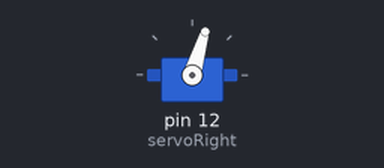
This sketch was run on a simulated Arduino Uno, built with avr-gcc and run on an emulated ATmega328P. Parts: servo.

Above: at 0.05 s.
At 3.5 s:
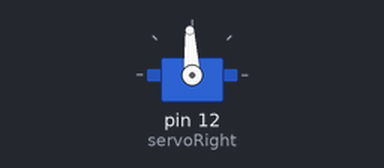
At 7.0 s:
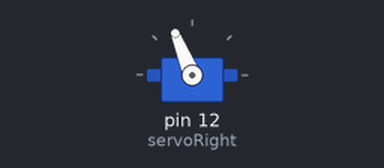
Timing chart, 0 to 9.1 s (numbered marks = the images above):
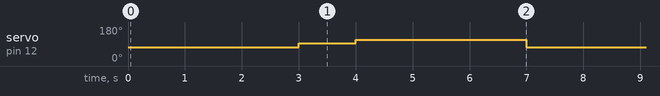

Measured:
- by itself, servo on pin 12 (servoRight): repeats every 7.0 s: 112° 3.0 s, 73° 3.0 s, 93° 1.0 s

The sketch:

spin.ino
```cpp
#include <Servo.h>                           // Include servo library

Servo servoRight;                            // Declare right servo
void setup() {
  // put your setup code here, to run once:
  servoRight.attach(12);                     // Attach right signal to pin 12
  servoRight.writeMicroseconds(1500);        // Calibrate the right servo
}

void loop() {
  // put your main code here, to run repeatedly:
 servoRight.writeMicroseconds(1300);        // Right wheel clockwise
  delay(3000);                               // ...for 3 seconds

  servoRight.writeMicroseconds(1500);        // Stay still
  delay(1000);                               // ...for 3 seconds

  servoRight.writeMicroseconds(1700);        // Right wheel counterclockwise
  delay(3000);                               // ...for 3 seconds

  servoRight.writeMicroseconds(1500);        // Calibrate the right servo
}
```
